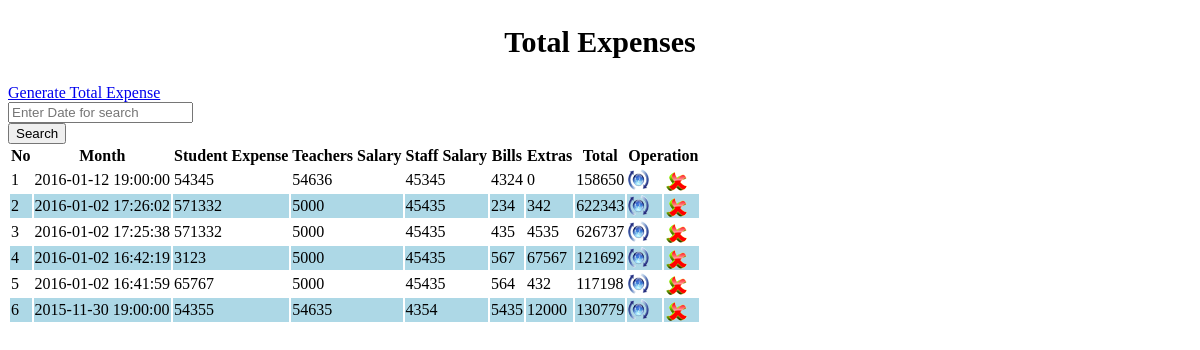
Page /View_Expenses.php on the earlier database version.
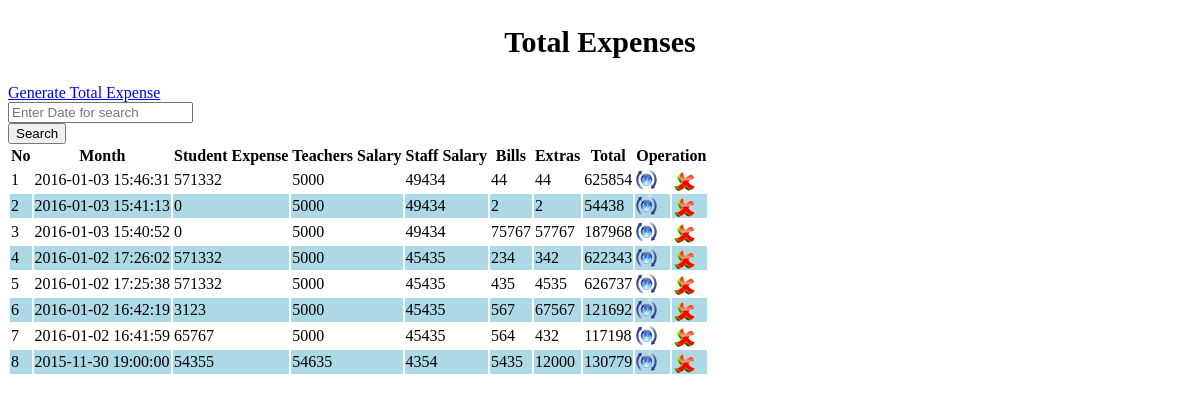
Same page on the later database version.
### tables this page shows
CREATE TABLE `expenses` (
  `exp_id` int(11) NOT NULL,
  `date` timestamp NOT NULL DEFAULT CURRENT_TIMESTAMP,
  `student_expense` int(11) NOT NULL,
  `teachers_salary` int(11) NOT NULL,
  `staff_salary` int(11) NOT NULL,
  `bills` int(11) NOT NULL,
  `extras` int(11) NOT NULL DEFAULT '0'
);

### View_Expenses.php (the view, shortened to what this page needs)
<!DOCTYPE html PUBLIC "-//W3C//DTD XHTML 1.0 Transitional//EN" "http://www.w3.org/TR/xhtml1/DTD/xhtml1-transitional.dtd">
<html xmlns="http://www.w3.org/1999/xhtml">
<head>
<link rel="stylesheet" type="text/css" href="css/style_view.css" />
</head>
<body>
	<h1 style="text-align:center; font-size:30px; padding:5px;">Total Expenses</h1>
<div class="col-md-12  view-form-style">
<div class="col-md-1 entry-head margin-20b">
   <a class="btn btn-primary right" href="?tag=expense_entry">Generate Total Expense</a>
</div>
<form role="form" data-toggle="validator" method="post" class="form-horizontal">
    <div class="form-group">
        <div class="col-md-9 col-md-offset-1     col-xs-9 col-sm-10">
            <input type="text" class="form-control" name="searchtxt" Placeholder="Enter Date for search" autocomplete="off"/></div>
        <input type="submit" name="btnsearch" value="Search" class="btn btn-info"/>
    </div>
</form>
<div class="table-responsive">
	<form method="post">
        <table class="table table-bordered">
        <tr>
        	<th>No</th>
            <th>Month</th>
            <th>Student Expense</th>
            <th>Teachers Salary</th>
            <th>Staff Salary</th>
            <th>Bills</th>
            <th>Extras</th>
            <th>Total</th>
            <th colspan="2">Operation</th>
      	</tr>
         <?php
		 $key="";
	if($key !="")
		$sql_sel=mysql_query("SElECT * FROM expenses WHERE date like '%$key%' ");
	else
        $sql_sel  =mysql_query("SELECT exp_id,date,student_expense,teachers_salary,staff_salary,bills,extras, (teachers_salary+staff_salary+bills+extras+student_expense) as tot FROM expenses ORDER BY date DESC;");
    $i=0;
    while($row=mysql_fetch_array($sql_sel)){
    $i++;
    $color=($i%2==0)?"lightblue":"white";
    ?>
      <tr bgcolor="<?php echo $color?>">
          <td><?php echo $i;?></td>
          <td><?php echo $row['date'];?></td>
          <td><?php echo $row['student_expense'];?></td>
          <td><?php echo $row['teachers_salary'];?></td>
          <td><?php echo $row['staff_salary'];?></td>
          <td><?php echo $row['bills'];?></td>
          <td><?php echo $row['extras'];?></td>
          <td><?php echo $total=$row['teachers_salary']+$row['staff_salary']+$row['bills']+$row['extras']+$row['student_expense'];?></td>
          <td><a href="?tag=expense_entry&opr=upd&rs_id=<?php echo $row['exp_id'];?>" title="Upate"><img src="picture/update.png" /></a></td>
          <td><a href="?tag=view_expense&opr=del&rs_id=<?php echo $row['exp_id'];?>" title="Delete"><img src="picture/delete.png" /></a></td>
        </tr>
    <?php
    }
    ?>
   	</table>
 	</form>
</div>
</body>
</html>

Differences in the rows shown:
removed expenses: date "2016-01-12 19:00:00", student_expense "54345", teachers_salary "54636", staff_salary "45345", bills "4324", extras "0", teachers_salary+staff_salary+bills "158650"
added expenses: date "2016-01-03 15:46:31", student_expense "571332", teachers_salary "5000", staff_salary "49434", bills "44", extras "44", teachers_salary+staff_salary+bills "625854"
added expenses: date "2016-01-03 15:41:13", student_expense "0", teachers_salary "5000", staff_salary "49434", bills "2", extras "2", teachers_salary+staff_salary+bills "54438"
added expenses: date "2016-01-03 15:40:52", student_expense "0", teachers_salary "5000", staff_salary "49434", bills "75767", extras "57767", teachers_salary+staff_salary+bills "187968"
